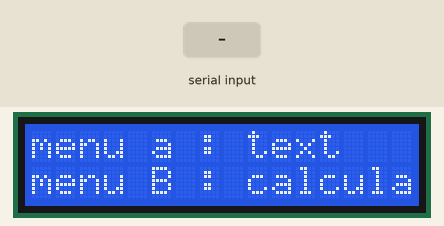
Simulated run of this sketch. Board: Arduino Uno, built with avr-gcc and run on an emulated ATmega328P. Parts: 16×2 character LCD. Inputs (shaded band) come from the test bench.

Above: at 1.2 s.
1.3 s: "a90\n" received over the second serial link
At 3.5 s:
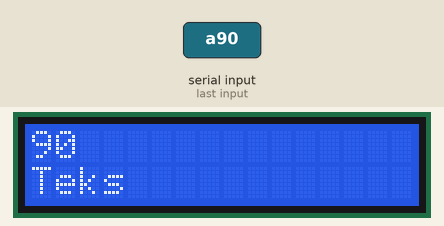
3.8 s: "a/45\n" received over the second serial link
At 5.7 s:
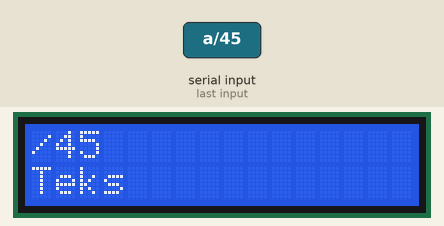
6.3 s: "b90\n" received over the second serial link
At 7.7 s:
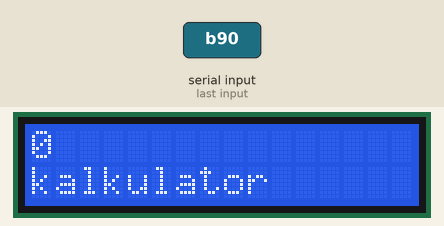
8.8 s: "a" received over the second serial link
At 10.5 s:
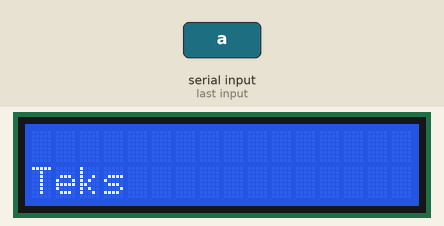
11.3 s: "b/45\n" received over the second serial link
At 12.6 s:
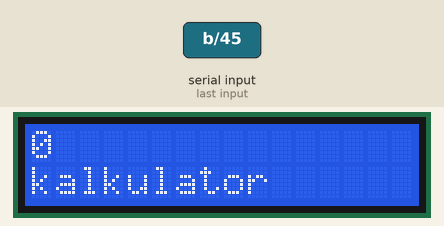
Timing chart, 0 to 14.3 s (numbered marks = the images above; inputs shaded):
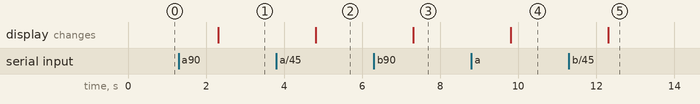

Measured:
- after the input at 1.3 s, the display: changes after 1.0 s (image 1)
- after the input at 3.8 s, the display: changes after 1.0 s (image 2)
- after the input at 6.3 s, the display: changes after 1.0 s (image 3)
- after the input at 8.8 s, the display: changes after 1.0 s (image 4)
- after the input at 11.3 s, the display: changes after 1.0 s (image 5)

The sketch:

reciver.ino
```cpp
#include <LiquidCrystal_I2C.h>
#include <SoftwareSerial.h>
#include <Wire.h>
SoftwareSerial serial (2,3);
LiquidCrystal_I2C lcd(0x3F,16,2);
long number1; // first number of the calculation, sent through the Serial monitor. If you take a look, it's a long varible, so we're able to use big numbers
long number2; // second number sent through the SM
char operation; // create a char variable to store the calcuation signal.
long result; // result of the calculation
String teks = "";
char cekmenu;
void setup() {


  serial.begin(9600);

  lcd.init();
  lcd.backlight();
  lcd.setCursor(0,0);
  lcd.print("menu a : text");
  lcd.setCursor(0,1);
  lcd.print("menu B : calculator");


}

void loop() {
  {


    menu();


  }
  }


void menu(){

  cekmenu = serial.read();
  if(cekmenu == 'a'){

   kata();
  }
  else if (cekmenu == 'b'){
    calculate();
  }
}

void kata(){

  teks = serial.readString();
  lcd.clear();
      lcd.setCursor(0,1);
      lcd.print("Teks");
      lcd.setCursor(0,0);
      lcd.print(teks);

}
void calculate() { // Custom function that performs the calculations


    number1 = serial.parseInt();
    operation = serial.read(); // calSignal will be the first char after the first number
    number2 = serial.parseInt(); // stores the second number in number2

  if (operation == '+') {
    result = number1 + number2;
    lcd.clear();
      lcd.setCursor(0,1);
      lcd.print("kalkulator");
      lcd.setCursor(0,0);
      lcd.print(result);

  }
  else if (operation == '-')  {
    result = number1 - number2;
    lcd.clear();
      lcd.setCursor(0,1);
      lcd.print("kalkulator");

      lcd.setCursor(0,0);
      lcd.print(result);

  }
  else if (operation == '*')  {
    result = number1 * number2;
    lcd.clear();
      lcd.setCursor(0,1);
      lcd.print("kalkulator");

      lcd.setCursor(0,0);
      lcd.print(result);


  }
  else if (operation == '/')  {
    result = number1 / number2;
    lcd.clear();
      lcd.setCursor(0,1);
      lcd.print("kalkulator");

      lcd.setCursor(0,0);
      lcd.print(result);

  }

  else  {

    lcd.clear();
      lcd.setCursor(0,1);
      lcd.print("kalkulator");

      lcd.setCursor(0,0);
      lcd.print(result);


  }
}
```
